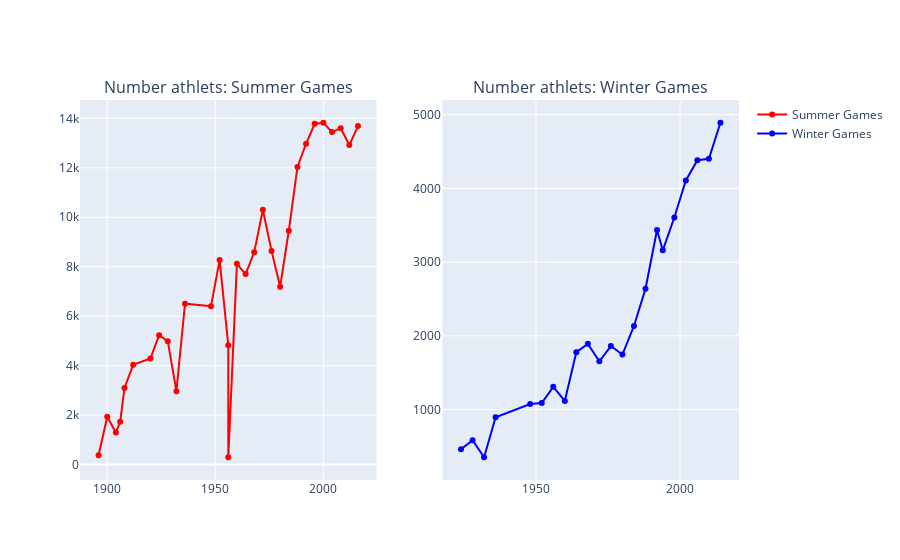

The code cell stored with this chart in its notebook:
### Code cell
traceS = go.Scatter(
    x = dfS['Year'],y = dfS['Athlets'],
    name="Summer Games",
    marker=dict(color="Red"),
    mode = "markers+lines",
    text=dfS['City'],
)
traceW = go.Scatter(
    x = dfW['Year'],y = dfW['Athlets'],
    name="Winter Games",
    marker=dict(color="Blue"),
    mode = "markers+lines",
    text=dfW['City']
)

data = [traceS, traceW]

fig = make_subplots(rows=1, cols=2, subplot_titles=('Number athlets: Summer Games', 'Number athlets: Winter Games'))
fig.append_trace(traceS, 1, 1)
fig.append_trace(traceW, 1, 2)

iplot(fig, filename='events-athlets2')

img = Image.open('athlets_per_olympic_game2(scat).png')
display(img)

### Figure 1 — Plotly figure (JSON) as saved in the notebook; plotly's stock layout.template omitted (floating-point values rounded to 4 significant figures)
{"data": [{"marker": {"color": "Red"}, "mode": "markers+lines", "name": "Summer Games", "text": ["Athina", "Paris", "St. Louis", "Athina", "London", "Stockholm", "Antwerpen", "Paris", "Amsterdam", "Los Angeles", "Berlin", "London", "Helsinki", "Melbourne", "Stockholm", "Roma", "Tokyo", "Mexico City", "Munich", "Montreal", "Moskva", "Los Angeles", "Seoul", "Barcelona", "Atlanta", "Sydney", "Athina", "Beijing", "London", "Rio de Janeiro"], "type": "scatter", "x": [1896, 1900, 1904, 1906, 1908, 1912, 1920, 1924, 1928, 1932, 1936, 1948, 1952, 1956, 1956, 1960, 1964, 1968, 1972, 1976, 1980, 1984, 1988, 1992, 1996, 2000, 2004, 2008, 2012, 2016], "xaxis": "x", "y": [380, 1936, 1301, 1733, 3101, 4040, 4292, 5233, 4992, 2969, 6506, 6405, 8270, 4829, 298, 8119, 7702, 8588, 10304, 8641, 7191, 9454, 12037, 12977, 13780, 13821, 13443, 13602, 12920, 13688], "yaxis": "y"}, {"marker": {"color": "Blue"}, "mode": "markers+lines", "name": "Winter Games", "text": ["Chamonix", "Sankt Moritz", "Lake Placid", "Garmisch-Partenkirchen", "Sankt Moritz", "Oslo", "Cortina d'Ampezzo", "Squaw Valley", "Innsbruck", "Grenoble", "Sapporo", "Innsbruck", "Lake Placid", "Sarajevo", "Calgary", "Albertville", "Lillehammer", "Nagano", "Salt Lake City", "Torino", "Vancouver", "Sochi"], "type": "scatter", "x": [1924, 1928, 1932, 1936, 1948, 1952, 1956, 1960, 1964, 1968, 1972, 1976, 1980, 1984, 1988, 1992, 1994, 1998, 2002, 2006, 2010, 2014], "xaxis": "x2", "y": [460, 582, 352, 895, 1075, 1088, 1307, 1116, 1778, 1891, 1655, 1861, 1746, 2134, 2639, 3436, 3160, 3605, 4109, 4382, 4402, 4891], "yaxis": "y2"}], "layout": {"annotations": [{"font": {"size": 16}, "showarrow": false, "text": "Number athlets: Summer Games", "x": 0.225, "xanchor": "center", "xref": "paper", "y": 1, "yanchor": "bottom", "yref": "paper"}, {"font": {"size": 16}, "showarrow": false, "text": "Number athlets: Winter Games", "x": 0.775, "xanchor": "center", "xref": "paper", "y": 1, "yanchor": "bottom", "yref": "paper"}], "xaxis": {"anchor": "y", "domain": [0, 0.45]}, "xaxis2": {"anchor": "y2", "domain": [0.55, 1]}, "yaxis": {"anchor": "x", "domain": [0, 1]}, "yaxis2": {"anchor": "x2", "domain": [0, 1]}}}
